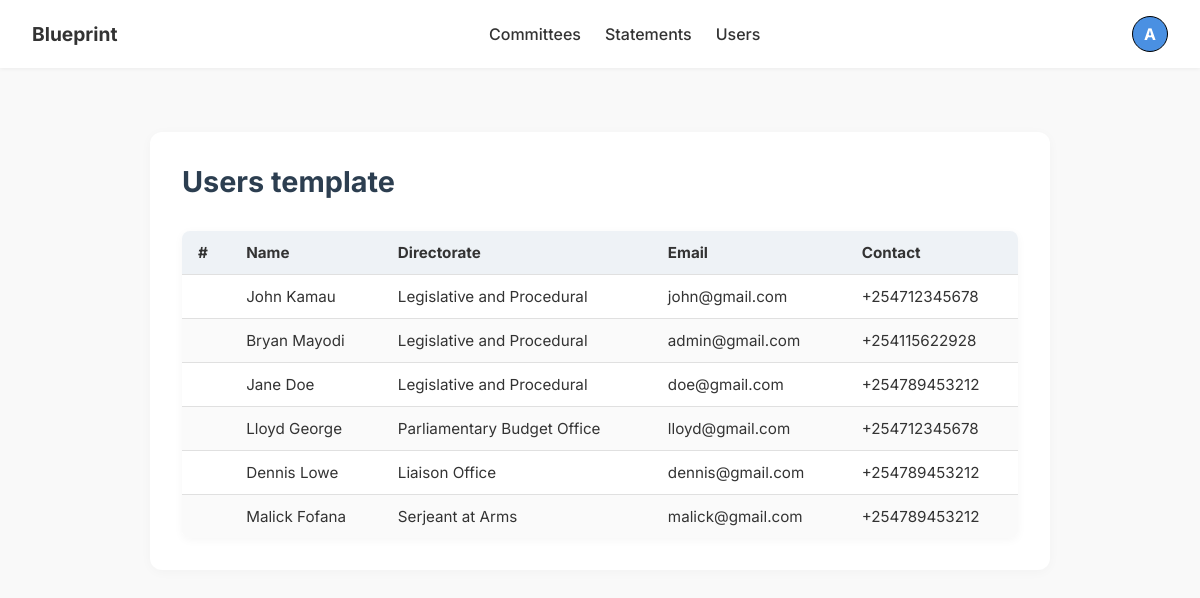
Page /users (signed in) on the committed database.
### accounts/models.py (models this page shows, shortened)
class MemberProfile(models.Model):
    user = models.OneToOneField(User, on_delete=models.CASCADE)
    first_name = models.CharField(max_length=200)
    last_name = models.CharField(max_length=200)
    directorate = models.ForeignKey(
        Directorate,
        on_delete=models.SET_NULL,
        null=True,
        blank=True,
        related_name='members'
    )
    phone_number = PhoneNumberField(region='KE', blank=True)

### base/models.py (models this page shows)
class Directorate(models.Model):
    name = models.CharField(max_length=200)
    mandate = models.TextField(null=True, blank=True)
    def __str__(self):
        return self.name

### base/views.py (the view)
# urls.py: path('users', views.users, name="users"),
@login_required
def users(request):
    if not request.user.is_staff:
        return HttpResponseForbidden("You are not authorized to view this page.")
    all_users = MemberProfile.objects.all()
    context = {'users' : all_users}
    return render(request, 'base/users.html', context)

### accounts/context_processors.py (called while the page is built)
def profile_status(request):
    if request.user.is_authenticated:
        try:
            profile = request.user.memberprofile
            incomplete = not (profile.phone_number and profile.directorate)
            return {'incomplete_profile': incomplete}
        except MemberProfile.DoesNotExist:
            return {'incomplete_profile': True}
    return {}

### base/templates/base/users.html
{% extends 'main.html' %} <br />
{% block head %}
<link rel="stylesheet" href="/static/styles/users.css" />
{% endblock %} <br />
{% block content %}
<div class="content-container">
  <h1>Users template</h1>
  <table id="myTable" class="display">
    <thead>
      <tr>
        <th>#</th>
        <th>Name</th>
        <th>Directorate</th>
        <th>Email</th>
        <th>Contact</th>
      </tr>
    </thead>
    <tbody>
      {% for user in users %}
      <tr>
        <td></td>
        <td>{{ user.user.first_name }} {{ user.user.last_name }}</td>
        <td>{{ user.directorate }}</td>
        <td>{{ user.user.email }}</td>
        <td>{{ user.phone_number }}</td>
      </tr>
      {% endfor %}
    </tbody>
  </table>
</div>
{% endblock %}

### templates/main.html (shortened to what this page needs)
<!DOCTYPE html>
{% load static %}
<html lang="en">
  <head>
    <link rel="stylesheet" href="{% static 'styles/main.css' %}" />
    <link
      rel="stylesheet"
      href="https://cdn.datatables.net/2.3.1/css/dataTables.dataTables.css"
    />
    {% block head %}{% endblock %}
  </head>
  <body>
    {% if user.is_authenticated %}
    <nav class="navbar">
      <div class="navbar-left">
        <a href="/" class="logo">Blueprint</a>
      </div>
      <div class="navbar-links">
        <a
          href="{% url 'committees' %}"
          class="nav-link {% if request.path == '/committees/' %}active{% endif %}"
          >Committees</a
        >
        <a
          href="{% url 'statements' %}"
          class="nav-link {% if request.path == '/statements/' %}active{% endif %}"
          >Statements</a
        >
        {% if user.is_superuser %}
        <a
          href="{% url 'users' %}"
          class="nav-link {% if request.path == '/users/' %}active{% endif %}"
          >Users</a
        >
        {% endif %}
      </div>
      <div class="navbar-icons">
        <div class="profile-wrapper">
          <div class="profile" id="profileToggle">
            <span>{{ user.username|first|upper }}</span>
          </div>
        </div>
      </div>
    </nav>
    {% endif %}
    <main class="main-body">{% block content %}{% endblock %}</main>
  </body>
</html>

### static/styles/main.css (style rules this page uses)
* { font-family: "Inter", sans-serif; box-sizing: border-box; margin: 0; padding: 0; }
body { background-color: #f5f7fa; color: #333; scroll-behavior: smooth; }
.navbar { display: flex; justify-content: space-between; align-items: center; background-color: #fff; box-shadow: 0 1px 4px rgba(0, 0, 0, 0.06); padding: 1rem 2rem; position: sticky; top: 0; z-index: 10; }
.navbar a { text-decoration: none; color: #333; font-weight: 500; transition: color 0.3s ease; }
.navbar .logo { font-size: 1.2rem; font-weight: bold; margin: 0; }
.navbar-left { display: flex; align-items: center; }
.navbar-links { display: flex; align-items: center; gap: 1.5rem; }
.navbar-icons { display: flex; align-items: center; gap: 1rem; }
.profile-wrapper { position: relative; cursor: pointer; }
.profile { display: flex; align-items: center; justify-content: center; background-color: #4a90e2; color: #fff; font-weight: bold; border-radius: 50%; height: 36px; width: 36px; border: 1px solid #000; }
.main-body { padding: 2rem; }

### static/styles/users.css (style rules this page uses)
body { font-family: "Inter", sans-serif; background-color: #f9f9f9; }
.content-container { max-width: 900px; margin: 2rem auto; background-color: #fff; padding: 2rem; border-radius: 12px; box-shadow: 0 2px 12px rgba(0, 0, 0, 0.03); }
h1 { font-size: 1.8rem; color: #2c3e50; margin-bottom: 2rem; }
#myTable { width: 100%; border-collapse: collapse; background: #fff; font-size: 0.95rem; box-shadow: 0 2px 10px rgba(0, 0, 0, 0.04); border-radius: 8px; overflow: hidden; }
#myTable thead { background-color: #eef2f6; color: #333; }
#myTable th, #myTable td { padding: 0.75rem 1rem; text-align: left; border-bottom: 1px solid #e0e0e0; }
#myTable tr:last-child td { border-bottom: none; }
#myTable tbody tr:nth-child(even) { background-color: #fafafa; }

### rows in the picture
MemberProfile: user.first_name "John", user.last_name "Kamau", directorate "Legislative and Procedural", user.email "john@gmail.com", phone_number "+254712345678"
MemberProfile: user.first_name "Bryan", user.last_name "Mayodi", directorate "Legislative and Procedural", user.email "admin@gmail.com", phone_number "+254115622928"
MemberProfile: user.first_name "Jane", user.last_name "Doe", directorate "Legislative and Procedural", user.email "doe@gmail.com", phone_number "+254789453212"
MemberProfile: user.first_name "Lloyd", user.last_name "George", directorate "Parliamentary Budget Office", user.email "lloyd@gmail.com", phone_number "+254712345678"
MemberProfile: user.first_name "Dennis", user.last_name "Lowe", directorate "Liaison Office", user.email "dennis@gmail.com", phone_number "+254789453212"
MemberProfile: user.first_name "Malick", user.last_name "Fofana", directorate "Serjeant at Arms", user.email "malick@gmail.com", phone_number "+254789453212"

### other values in the picture
{{ user.username|first|upper }} "A"
